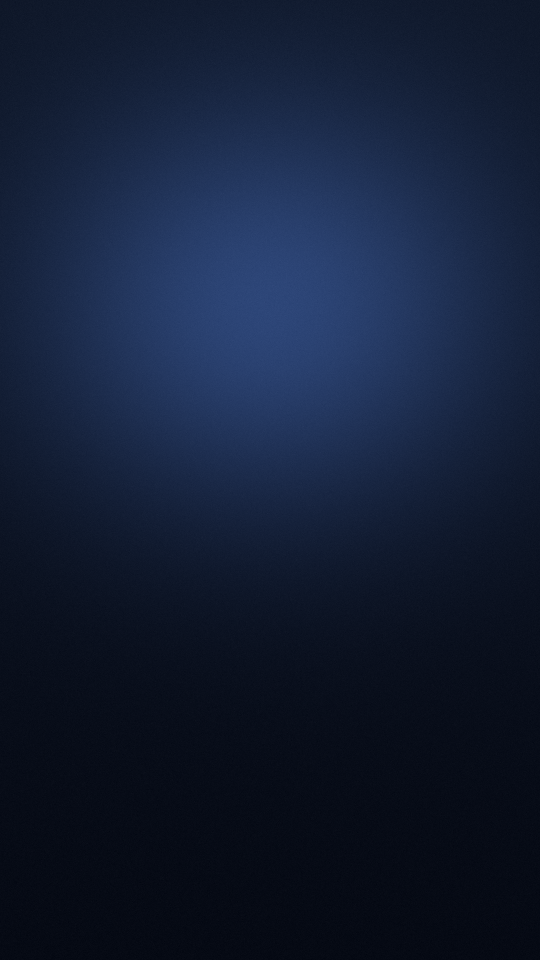
#> input picture tools/templates/bgA.png, 1080 x 1920 px (shown at 1/2 size)
$ python -i career_reel.py   (imports and definitions only)
#> lines starting #> are read from the running program, lines starting #| are printed output that depends on the picture
#!/usr/bin/env python3
"""Career Reels editor engine (Python + ffmpeg, no Remotion/Chrome needed).

  python3 career_reel.py cut     SPEC.json WORK          # cut + clean voice -> WORK/cut.mp4, WORK/voice.wav
  python3 career_reel.py matte   SPEC.json WORK u2net_human_seg.onnx [--from A --to B]  # person mattes for behind-you text
  python3 career_reel.py stills  SPEC.json WORK t1,t2,..  # preview frames -> WORK/stills.png
  python3 career_reel.py storyboard SPEC.json WORK      # FULL storyboard before render: one panel per line + ending
                                                        #   -> WORK/storyboard_1.png, _2.png ... (send to Prafulla, get OK, then render)
  python3 career_reel.py render  SPEC.json WORK OUT.mp4 [--from A --to B]   # chunk = video only
  python3 career_reel.py join    SPEC.json WORK OUT.mp4 C1.mp4 C2.mp4 ...   # chunks + voice/sfx/music mix, loudnorm

All times in SPEC are OUTPUT times (after cutting), except "segments" (source times).
"""
import json, math, os, subprocess, sys, tempfile
from pathlib import Path
import numpy as np
from PIL import Image, ImageDraw, ImageFilter, ImageFont

W, H, FPS = 1080, 1920, 30
YELLOW = (255, 200, 61, 255)
INK = (17, 17, 17, 255)
WHITE = (255, 255, 255, 255)


# CR_STRICT=1 (always set by ChatGPT / non-Claude runs): stop instead of silently degrading
# (fallback font, missing person mattes -> no navy swap / text over the face).
STRICT = os.environ.get("CR_STRICT", "") not in ("", "0")

# ---------------- fonts ----------------
# [18 lines left out: function font, not called in this run]


# ---------------- easing ----------------
def clamp(x, a=0.0, b=1.0): return max(a, min(b, x))
def ease_out(t): t = clamp(t); return 1 - (1 - t) ** 3
def back_out(t, s=1.7): t = clamp(t) - 1; return 1 + t * t * ((s + 1) * t + s)
def ease_io(t): t = clamp(t); return t * t * (3 - 2 * t)


# ---------------- drawing helpers ----------------
# [4 lines left out: function rounded, not called in this run]


def shadow(im, blur=18, alpha=110, off=(0, 8)):
    pad = blur * 3
    a = im.split()[3].point(lambda v: v * alpha // 255)
    sh = Image.new("RGBA", (im.width + 2 * pad, im.height + 2 * pad), (0, 0, 0, 0))
    blk = Image.new("RGBA", im.size, (0, 0, 0, 255)); blk.putalpha(a)
    sh.alpha_composite(blk, (pad + off[0], pad + off[1]))
    sh = sh.filter(ImageFilter.GaussianBlur(blur))
    sh.alpha_composite(im, (pad, pad))
    return sh, pad


# [23 lines left out: functions place, text_block, not called in this run]


# ---------------- elements ----------------
class Hook:            # H1 Question Pill
    # [11 lines left out: functions __init__, draw, not called in this run]


class Captions:        # C1 word-by-word, current word yellow
    # [43 lines left out: functions __init__, _render, draw, not called in this run]


class BigWord:         # B6 big turn word
    # [10 lines left out: functions __init__, draw, not called in this run]


class PopCaptions:     # C1 "pop" style: 2-3 big words per page, page pops in, active word on a yellow box
    # [57 lines left out: functions __init__, _word, draw, not called in this run]


class BehindTitle:     # H5 title behind you (drawn under the person matte)
    behind = True
    # [15 lines left out: functions __init__, draw, not called in this run]


class BehindWord(BigWord):  # B6 big turn word, behind you, with shake
    behind = True
    # [53 lines left out: functions __init__, _sticker_img, not called in this run]


class Sticker:         # relatable clip-art icon that pops in beside you
    def __init__(self, spec):
        self.s = spec; self.img = _sticker_img(spec["kind"], spec.get("size", 230))
    # [8 lines left out: function draw, not called in this run]


class SavePill:        # E1 Save this pill + bookmark
    # [35 lines left out: functions __init__, draw, not called in this run]


class Chips:           # B1 framework chips
    # [56 lines left out: functions __init__, draw, zoom_at, shake_at, apply_zoom, not called in this run]


# ---------------- commands ----------------
def run(cmd): subprocess.run(cmd, check=True)


# [26 lines left out: function cmd_cut, not called in this run]


class Mattes:
    def __init__(self, work): self.d = Path(work) / "matte"
    # [17 lines left out: functions get, behind_windows, not called in this run]


_S2 = None
# [8 lines left out: function styles2, not called in this run]


_TIME_KEYS = {"from", "to", "at", "strike_at", "truth_at", "wipe_at", "split_at", "snap_at", "tap_at"}
# [58 lines left out: functions _map_times, load_spec, not called in this run]


class BRoll:           # full-frame cutaways (clips already 1080x1920, e.g. from broll.py fetch)
    def __init__(self, items):
        self.items = items; self.cache = {}
    # [71 lines left out: functions _load, frame, build, frames, not called in this run]


_LOOK = {}
# [26 lines left out: function apply_look, not called in this run]


_BG = {}
# [347 lines left out: functions bg_replace, compose, dur_of, cmd_stills, _sb_desc, _sb_active and 7 more, not called in this run]


# [17 lines not run here, left out]

>>> import cv2
>>> picture = cv2.imread('templates/bgA.png', cv2.IMREAD_GRAYSCALE)
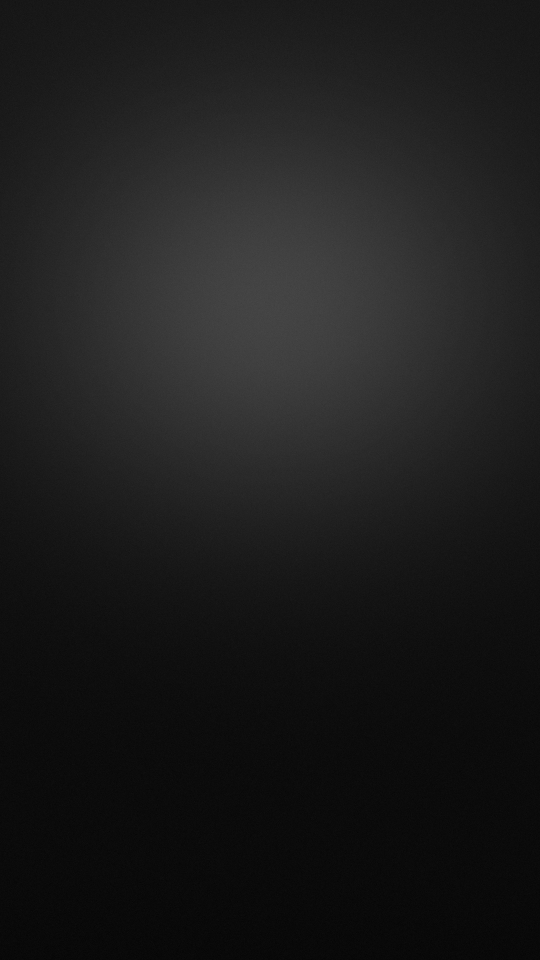
#> picture: shape (1920, 1080) (shown at 1/2 size); min 1, max 76, mean 28.3
>>> result = shadow(picture)
#> (the run stopped early here; a loop or call above may not have finished)
